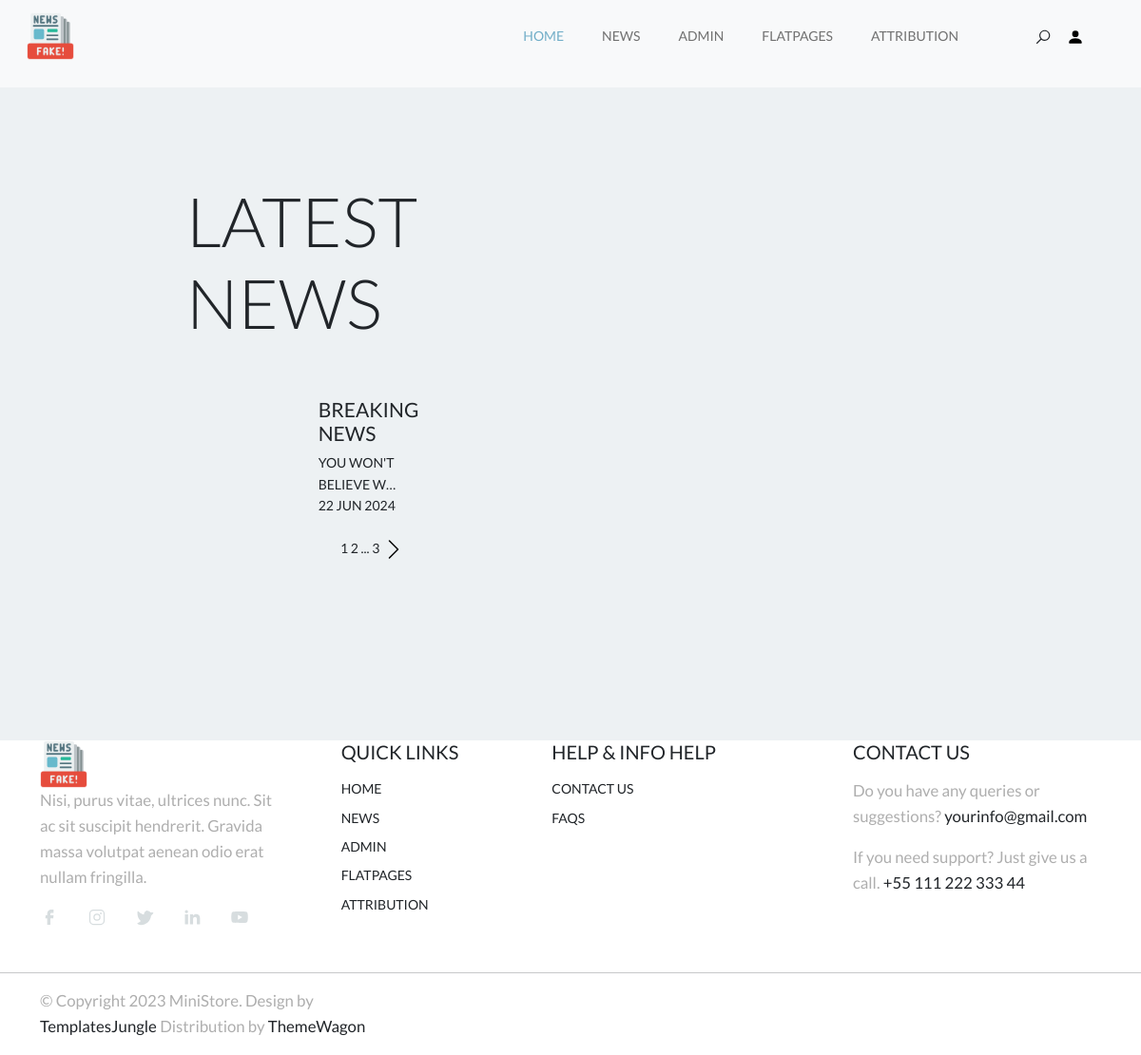
Before: /news/ with the older database file.
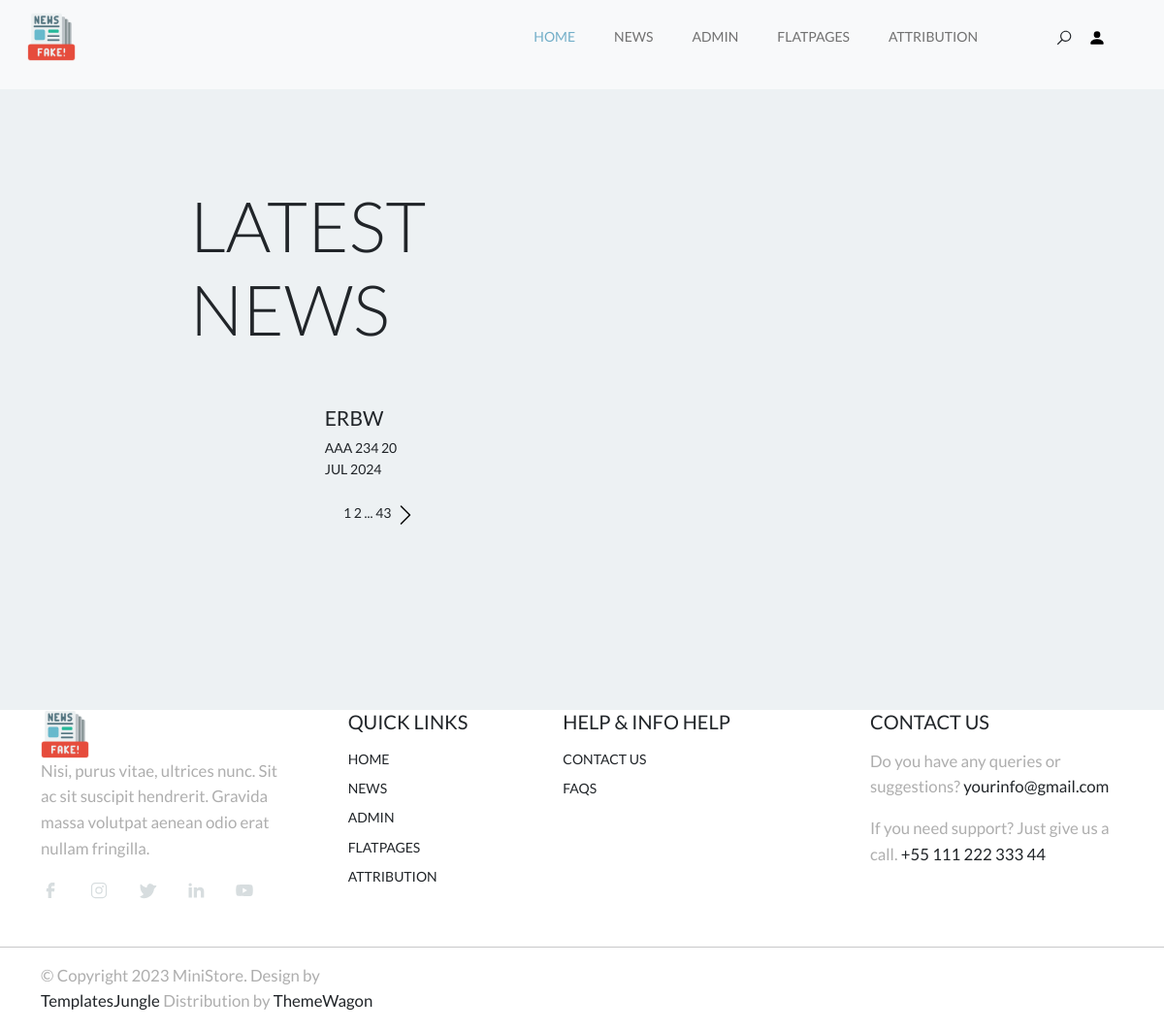
After: the same page with the newer database file.
### news/models.py (models this page shows, shortened)
class Post(models.Model):
    article = "ar"
    news = "nw"
    PostTypes = [(article, "Article"), (news, "News")]
    publish_date = models.DateTimeField(auto_now_add=True)
    author = models.ForeignKey(Author, on_delete=models.CASCADE,related_name="authors")
    post_type = models.CharField(max_length=2, choices=PostTypes, default=news)
    category = models.ManyToManyField(Category, through="PostCategory")
    title = models.CharField(max_length=64)
    content = models.TextField()
    rating = models.FloatField(default=0.0)

### news/views.py (the view)
# urls.py: path('', PostList.as_view(), name='posts_all'),
class PostList(ListView):
    model = Post
    ordering = '-publish_date'
    template_name = 'posts_all.html'
    context_object_name = 'posts'
    paginate_by = 1

### templates/posts_all.html (shortened to what this page needs)
{% extends 'flatpages/default.html' %}
{% block content %}
    <h2 class="display-2 pb-5 text-uppercase text-dark">Latest News</h2>
{% if posts %}
    {% for post in posts %}
    <div class="row d-flex flex-wrap align-items-center justify-content-center">
        <div class="col-lg-4 col-sm-12">
            <h3 class="card-title text-uppercase text-dark"><a href="/news/{{post.pk}}">{{post.title}}</a></h3>
            <div >
                <ul class="navbar-nav text-uppercase justify-content-end align-items-center flex-grow-1 pe-3">
                    <li class="nav-item">
                        {{ post.content|truncatechars:20 }}
                        <span class="meta-date">{{ post.publish_date|date:'d M Y' }}</span>
                    </li>
                </ul>
            </div>
            <br/>
        </div>
    </div>
    {%endfor%}
    <div style="text-align:center">
           <span class="meta-date">{{ page_obj.number }}</span>
            {% if page_obj.has_next %}
                {% if paginator.num_pages != page_obj.next_page_number %}
                    <a href="?page={{ page_obj.next_page_number }}"><span class="meta-date">{{ page_obj.next_page_number }}</span></a>
                    ...
                {% endif %}
                <a href="?page={{ page_obj.paginator.num_pages }}"><span class="meta-date">{{ page_obj.paginator.num_pages }}</span></a>
                <a href="?page={{ page_obj.next_page_number }}"><svg class="chevron-right" style="width: 24px; height: 24px"><use xlink:href="#chevron-right"></use></svg></a>
            {% endif %}
        {% endif %}
        {% endblock content %}

Changed rows visible on the page:
no longer on this page (row unchanged): Post: title "BREAKING NEWS", content "YOU WON'T BELIEVE W…", publish_date "22 JUN 2024"
added Post: title "ERBW", content "AAA 234", publish_date "20 JUL 2024"
Other visible differences:
{{ page_obj.paginator.num_pages }}: "3" → "43"
